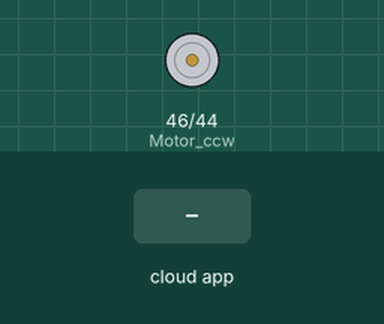
Recording of a sketch running on a simulated Arduino Mega 2560, built with avr-gcc and run on an emulated ATmega2560. Shown: motor-driver pin pairs drawn as motors (green arrow = first pin HIGH = forward, orange = second pin HIGH = backward, longer = more drive). The test bench sets the inputs (shaded band). The ROS host is connected and sends only what is stated; the GPS gets a fix after 3 s at 37.7749, -122.4194 with 8 satellites.

Above: at 3.4 s.
3.5 s: the phone or cloud app sets remote_pwm to 45
At 4.7 s:
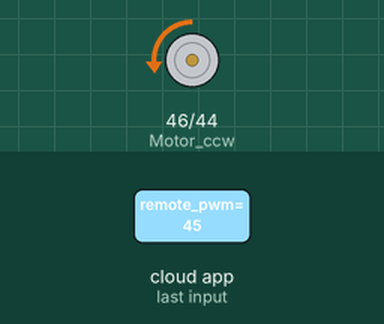
5.0 s: the phone or cloud app sets remote_pwm to 90
At 5.9 s:
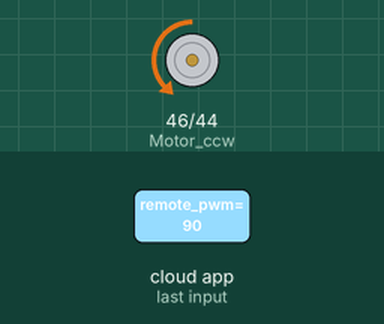
6.5 s: the phone or cloud app sets remote_pwm to 180
At 6.9 s:
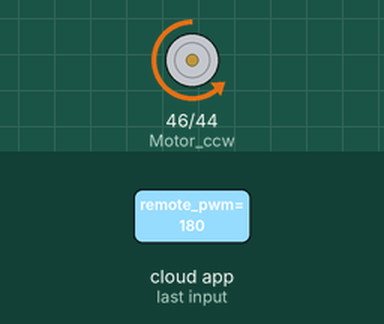
Timing chart, 0 to 9.5 s (numbered marks = the images above; inputs shaded):
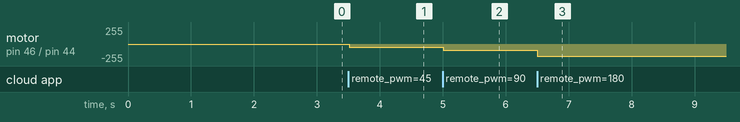

Measured:
- after the input at 3.5 s, motor on pin 46 (Motor_ccw) / pin 44 (Motor_cw): stopped → backward 45/255 at once
- after the input at 5.0 s, motor on pin 46 (Motor_ccw) / pin 44 (Motor_cw): backward 45/255 → backward 90/255 at once
- after the input at 6.5 s, motor on pin 46 (Motor_ccw) / pin 44 (Motor_cw): backward 90/255 → backward 180/255 at once

The sketch:

remote_ros_sensor.ino
```cpp
  /*
 * rosserial PubSub Example
 * Prints "hello world!" and toggles led
 */

#include <ros.h>
#include <std_msgs/String.h>
#include <std_msgs/Int8.h>
#include <std_msgs/Int16.h>

#include <sensor_msgs/NavSatFix.h>
// set up GPS
#include <Adafruit_GPS.h>
#include <SoftwareSerial.h>
Adafruit_GPS GPS(&Serial3);

//set up ROS
ros::NodeHandle  nh;
std_msgs::String str_msg;

std_msgs::Int8   rssi_val;
ros::Publisher remote_rssi("remote_rssi", &rssi_val);


sensor_msgs::NavSatFix gps_val;
ros::Publisher remote_gps("remote_gps", &gps_val);

// set up GPS if using interrupt
#define GPSECHO  true
boolean usingInterrupt = false;
void useInterrupt(boolean); // Func prototype keeps Arduino 0023 happy

/***
 * set up pwm
 */
int Motor_cw = 44;
int Motor_ccw = 46;
int Motor_PWM_temp, Motor_PWM=0;

void motor_pwm_Cb( const std_msgs::Int16& local_pwm_msg){
   Motor_PWM_temp=local_pwm_msg.data;
    Motor_PWM = Motor_PWM_temp;


}
ros::Subscriber<std_msgs::Int16> pwm_sub("/remote_pwm", motor_pwm_Cb);


void setup()
{
  pinMode(Motor_cw, OUTPUT);
  pinMode(Motor_ccw, OUTPUT);
  nh.initNode();
  nh.subscribe(pwm_sub);
  delay(200);
// rssi
  Serial2.begin(9600); //Rssi

  delay(500);
  nh.advertise(remote_rssi);
  delay(500);
  nh.advertise(remote_gps);
  GPS.begin(9600);
  GPS.sendCommand(PMTK_SET_NMEA_OUTPUT_RMCONLY);
//  GPS.sendCommand(PMTK_SET_BAUD_57600);
  GPS.sendCommand(PMTK_SET_NMEA_UPDATE_5HZ);   // 1 Hz update rate
  #ifdef __arm__
    usingInterrupt = false;  //NOTE - we don't want to use interrupts on the Due
  #else
    useInterrupt(true);
  #endif

    delay(1000);

}

// set up for GPS
#ifdef __AVR__
// Interrupt is called once a millisecond, looks for any new GPS data, and stores it
SIGNAL(TIMER0_COMPA_vect) {
  char c = GPS.read();
  // if you want to debug, this is a good time to do it!
#ifdef UDR0
  if (GPSECHO)
    if (c) UDR0 = c;
    // writing direct to UDR0 is much much faster than Serial.print
    // but only one character can be written at a time.
#endif
}
void useInterrupt(boolean v) {
  if (v) {
    // Timer0 is already used for millis() - we'll just interrupt somewhere
    // in the middle and call the "Compare A" function above
    OCR0A = 0xAF;
    TIMSK0 |= _BV(OCIE0A);
    usingInterrupt = true;
  } else {
    // do not call the interrupt function COMPA anymore
    TIMSK0 &= ~_BV(OCIE0A);
    usingInterrupt = false;
  }
}
#endif //#ifdef__AVR__
///////////////////////////

// definte the Global parameters
uint32_t gps_timer = millis();
uint32_t rssi_timer = millis();


void loop()
{
  pub_gps();
  pub_rssi();
  nh.spinOnce();
  motor_run();
  delay(20);
}

void pub_gps()
{


  if (gps_timer > millis())  gps_timer = millis();
  if (millis() - gps_timer > 250) {
         if (! usingInterrupt) {
            char c = GPS.read();
          }
        //  delay(200);

          // if a sentence is received, we can check the checksum, parse it...
          if (GPS.newNMEAreceived()) {

            if (!GPS.parse(GPS.lastNMEA()))   // this also sets the newNMEAreceived() flag to false
              return;  //
          }

    gps_timer = millis(); // reset the timer


//      gps_val.latitude = 32.732464;
//      gps_val.longitude = -97.113751;
//      gps_val.status.status =1;
//      remote_gps.publish( &gps_val );


    if (GPS.fix) {
      gps_val.latitude = GPS.latitudeDegrees;
      gps_val.longitude = GPS.longitudeDegrees;
      gps_val.status.status =1;
      remote_gps.publish( &gps_val );

////      Serial.print(GPS.latitude, 6); //
//      Serial.print(GPS.latitudeDegrees,8);
//      Serial.print(", ");
////      Serial.print(GPS.longitude, 6); //
//      Serial.println(GPS.longitudeDegrees,8);
    }
  }
}

void pub_rssi()
{
  if (rssi_timer > millis())  rssi_timer = millis();
  if (millis() - rssi_timer > 300) {
        rssi_timer = millis();
        String Rev_Rssi = "";
        if (Serial2.available() > 0)
        {
          while (Serial2.available())
          {
            char Inchar_Rssi = Serial2.read();
            Rev_Rssi += Inchar_Rssi;
            delay(1);
            }
            rssi_val.data = Rev_Rssi.toInt();
            remote_rssi.publish( &rssi_val );


        }
  }
}

void motor_run()
{
   if(Motor_PWM > 0)
         {
          analogWrite(Motor_cw, Motor_PWM);
          digitalWrite(Motor_ccw, LOW);
          }
         else if(Motor_PWM < 0 )
               {
                 digitalWrite(Motor_cw,LOW);
                 analogWrite(Motor_ccw, abs(Motor_PWM));
               }
         else if(Motor_PWM == 0 )
          {
                 digitalWrite(Motor_ccw,LOW);
                 digitalWrite(Motor_cw,LOW);
          }
  }
```
